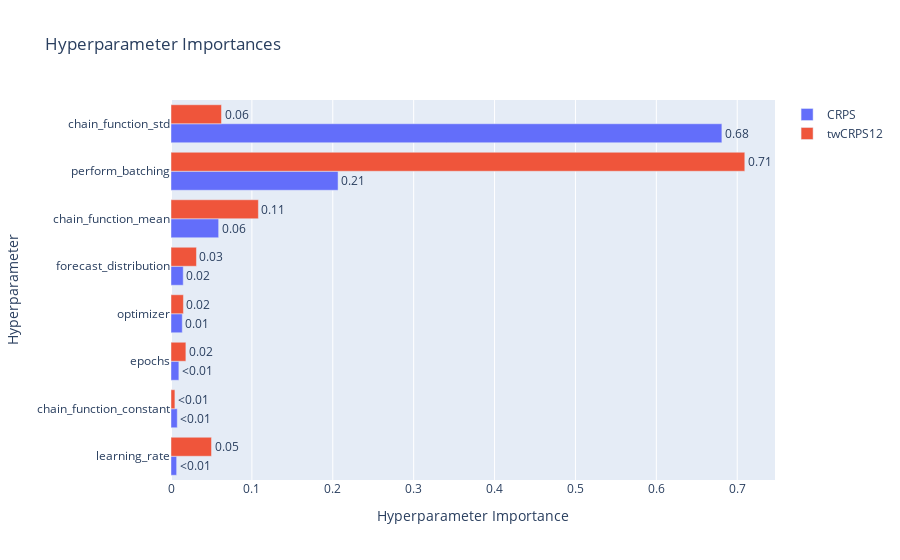

Notebook code for this chart:
### Code cell
#give hyperparameter importances

optuna.visualization.plot_param_importances(study2).show()

### Figure 1 — Plotly figure (JSON) as saved in the notebook; plotly's stock layout.template omitted (floating-point values rounded to 4 significant figures)
{"data": [{"cliponaxis": false, "hovertemplate": ["learning_rate (FloatDistribution): 0.006972191917517211<extra></extra>", "chain_function_constant (FloatDistribution): 0.007751290243797905<extra></extra>", "epochs (IntDistribution): 0.009723821289282689<extra></extra>", "optimizer (CategoricalDistribution): 0.013946491198530673<extra></extra>", "forecast_distribution (CategoricalDistribution): 0.015131808077608258<extra></extra>", "chain_function_mean (FloatDistribution): 0.05890954069986617<extra></extra>", "perform_batching (CategoricalDistribution): 0.20654984499694218<extra></extra>", "chain_function_std (FloatDistribution): 0.6810150115764548<extra></extra>"], "name": "CRPS", "orientation": "h", "text": ["<0.01", "<0.01", "<0.01", "0.01", "0.02", "0.06", "0.21", "0.68"], "textposition": "outside", "type": "bar", "x": [0.006972, 0.007751, 0.009724, 0.01395, 0.01513, 0.05891, 0.2065, 0.681], "y": ["learning_rate", "chain_function_constant", "epochs", "optimizer", "forecast_distribution", "chain_function_mean", "perform_batching", "chain_function_std"]}, {"cliponaxis": false, "hovertemplate": ["chain_function_constant (FloatDistribution): 0.004846897553643082<extra></extra>", "optimizer (CategoricalDistribution): 0.015361532041842653<extra></extra>", "epochs (IntDistribution): 0.01838958044251783<extra></extra>", "forecast_distribution (CategoricalDistribution): 0.031483150173458985<extra></extra>", "learning_rate (FloatDistribution): 0.050086275066033296<extra></extra>", "chain_function_std (FloatDistribution): 0.06244736869978778<extra></extra>", "chain_function_mean (FloatDistribution): 0.10803435124831476<extra></extra>", "perform_batching (CategoricalDistribution): 0.7093508447744018<extra></extra>"], "name": "twCRPS12", "orientation": "h", "text": ["<0.01", "0.02", "0.02", "0.03", "0.05", "0.06", "0.11", "0.71"], "textposition": "outside", "type": "bar", "x": [0.004847, 0.01536, 0.01839, 0.03148, 0.05009, 0.06245, 0.108, 0.7094], "y": ["chain_function_constant", "optimizer", "epochs", "forecast_distribution", "learning_rate", "chain_function_std", "chain_function_mean", "perform_batching"]}], "layout": {"title": {"text": "Hyperparameter Importances"}, "xaxis": {"title": {"text": "Hyperparameter Importance"}}, "yaxis": {"title": {"text": "Hyperparameter"}}}}
